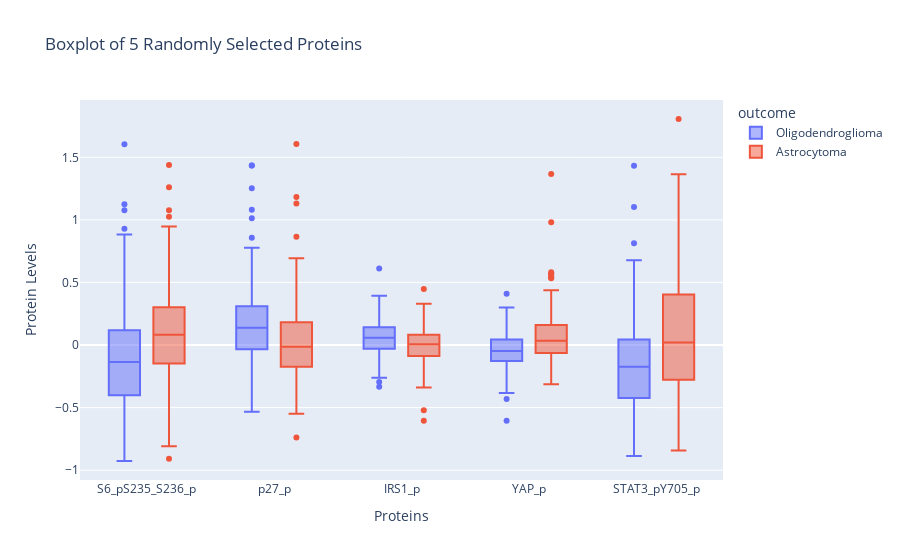

Write notebook code for a chart like this one.
### Code cell
import random


# Select 5 random proteins from the P17_list
random_proteins = random.sample(P17_list, 5)

# Melt the dataframe to convert the selected columns into a single column
melted_df_random = df.melt(id_vars='outcome', value_vars=random_proteins, var_name='Proteins', value_name='Protein Levels')

# Replace numeric values in the 'outcome' column with their corresponding labels
melted_df_random['outcome'] = melted_df_random['outcome'].map(outcome_mapping)

# Plot the boxplot using Plotly
fig = px.box(melted_df_random, x='Proteins', y='Protein Levels', color='outcome',
             title='Boxplot of 5 Randomly Selected Proteins',
             category_orders={'outcome': ['Oligodendroglioma', 'Astrocytoma']})

# Show the plot
fig.show()

### Figure 1 — Plotly figure (JSON) as saved in the notebook; plotly's stock layout.template omitted (floating-point values rounded to 4 significant figures; data arrays with more than 128 entries replaced by an {"elided": "..."} marker saying what was removed)
{"data": [{"alignmentgroup": "True", "hovertemplate": "outcome=Oligodendroglioma<br>Proteins=%{x}<br>Protein Levels=%{y}<extra></extra>", "legendgroup": "Oligodendroglioma", "marker": {"color": "#636efa"}, "name": "Oligodendroglioma", "notched": false, "offsetgroup": "Oligodendroglioma", "orientation": "v", "showlegend": true, "type": "box", "x": {"elided": "610 str values"}, "x0": " ", "xaxis": "x", "y": {"elided": "610 float values"}, "y0": " ", "yaxis": "y"}, {"alignmentgroup": "True", "hovertemplate": "outcome=Astrocytoma<br>Proteins=%{x}<br>Protein Levels=%{y}<extra></extra>", "legendgroup": "Astrocytoma", "marker": {"color": "#EF553B"}, "name": "Astrocytoma", "notched": false, "offsetgroup": "Astrocytoma", "orientation": "v", "showlegend": true, "type": "box", "x": {"elided": "920 str values"}, "x0": " ", "xaxis": "x", "y": {"elided": "920 float values"}, "y0": " ", "yaxis": "y"}], "layout": {"boxmode": "group", "legend": {"title": {"text": "outcome"}, "tracegroupgap": 0}, "title": {"text": "Boxplot of 5 Randomly Selected Proteins"}, "xaxis": {"anchor": "y", "domain": [0, 1], "title": {"text": "Proteins"}}, "yaxis": {"anchor": "x", "domain": [0, 1], "title": {"text": "Protein Levels"}}}}
